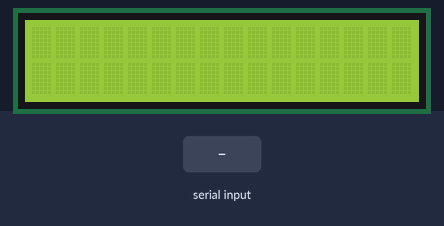
A sketch run on a simulated Arduino Uno, built with avr-gcc and run on an emulated ATmega328P. On the bench: 16×2 character LCD. Inputs (shaded band) come from the test bench. What the sketch prints to the serial monitor is not drawn.

Above: at 1.2 s.
1.3 s: "+\n" received over Serial
At 2.1 s:
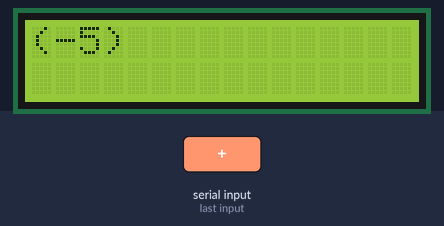
2.8 s: "30,150\n" received over Serial
At 3.5 s:
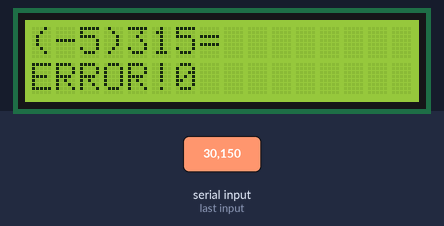
4.5 s: "*\n" received over Serial
At 5.7 s:
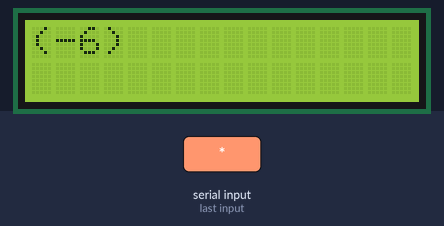
6.0 s: "/\n" received over Serial
7.5 s: "90,45\n" received over Serial
At 8.1 s:
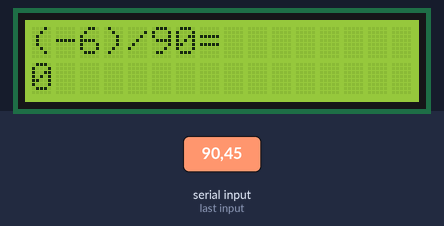
Timing chart, 0 to 10.1 s (numbered marks = the images above; inputs shaded):
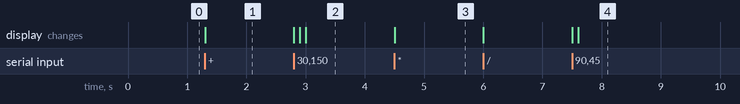

The sketch:

phase_1.ino
```cpp
#include <LiquidCrystal.h>

// initialize the library by associating any needed LCD interface pin
// with the arduino pin number it is connected to
LiquidCrystal lcd(2, 3, 4, 5, 6, 7, 8);

char buffer[4] = {0, 0, 0, 0};
int length = 0;
int number1 = 0;
int number2 = 0;
char operation = 0;
short phase = 0;

int get_number()
{
  length = Serial.readBytesUntil('\n', buffer, 3); // Read to '\n' or at most 3 characteristics.
                                                   // Return the number of read. '\n' is dropped.
  Serial.print("Get ");
  Serial.print(length);
  Serial.print(" chars, current buffer: ");
  Serial.println(buffer); // Serial for debug

  int temp_number = 0;
  int temp_number_sign = 0;

  if (1 == length) // get a number
  {
    temp_number_sign = 1;
    temp_number = buffer[0] - '0';
  }

  else if (2 == length) // get a number
  {
    if ('-' == buffer[0])
    {
      temp_number_sign = -1;
      temp_number = buffer[1] - '0';
    }
    else
    {
      temp_number_sign = 1;
      temp_number = (buffer[0] - '0') * 10 + (buffer[1] - '0');
    }
  }

  else if (3 == length) // get a number
  {
    temp_number_sign = 1; // the sign of the number, 1 for positive and -1 for negative
    if ('-' == buffer[0])
      temp_number_sign = -1;

    int buffer_cursor = (1 - temp_number_sign) / 2; // where the number start (avoid the sign)
    // calculate the actual number
    temp_number = (buffer[buffer_cursor] - '0') * 10 + (buffer[buffer_cursor + 1] - '0');
  }

  return temp_number * temp_number_sign;
}

void print_number(int to_print)
{
  if (to_print >= 0)
  {
    lcd.print(to_print);
  }
  else
  {
    lcd.print('(');
    lcd.print(to_print);
    lcd.print(')');
  }
}

int calculate()
{
  int outcome = 0;

  switch (operation)
  {
  case '+':
  {
    outcome = number1 + number2;
    break;
  }
  case '-':
  {
    outcome = number1 - number2;
    break;
  }
  case '*':
  {
    outcome = number1 * number2;
    break;
  }
  case '/':
  {
    outcome = number1 / number2;
    if (0 == number2)
    {
      lcd.print("ERROR!");
    }
    break;
  }
  default:
    lcd.print("ERROR!");
  }

  return outcome;
}

void setup()
{
  Serial.begin(9600); // Start a Serial with 9600 bit rate
  lcd.begin(16, 2);   // initialize the LCD pannel with 16 columns and 2 rows
}

void loop()
{
  if (Serial.available() > 0) // Check if there is something new from Serial
  {
    phase++;
    switch (phase)
    {
    case 1: // the first two-digit number with one possible sign
    {
      lcd.clear();         // clear the lcd display for the next calculation
      lcd.setCursor(0, 0); // set the cursor to top-left

      number1 = get_number(); // get the first number
      print_number(number1);  // print the number on screen
      break;                  // DO NOT FORGET TO BREAK!
    }
    case 2: // the operator
    {
      Serial.readBytesUntil('\n', buffer, 3);
      operation = buffer[0]; // get the operator
      lcd.write(operation);  // print the operator
      break;                 // DO NOT FORGET TO BREAK!
    }
    case 3: // the second two-digit number with one possible sign
    {
      number2 = get_number();
      print_number(number2); // print the number
      break;                 // DO NOT FORGET TO BREAK!
    }
    case 4:
    {
      Serial.readBytesUntil('\n', buffer, 3);
      lcd.write('=');         // print the '='
      lcd.setCursor(0, 1);    // set the cursor to the first column of the second row
      lcd.print(calculate()); // print the outcome
      phase = 0;              // reset the phase
      break;
    }
    }
    delay(100);
  }
}
```

Measured:
- after the input at 1.3 s, the display: changes at once (image 1)
- after the input at 2.8 s, the display: first changes at once (image 2 shows a later state)
- after the input at 4.5 s, the display: changes at once (image 3)
- after the input at 7.5 s, the display: first changes at once (image 4 shows a later state)
